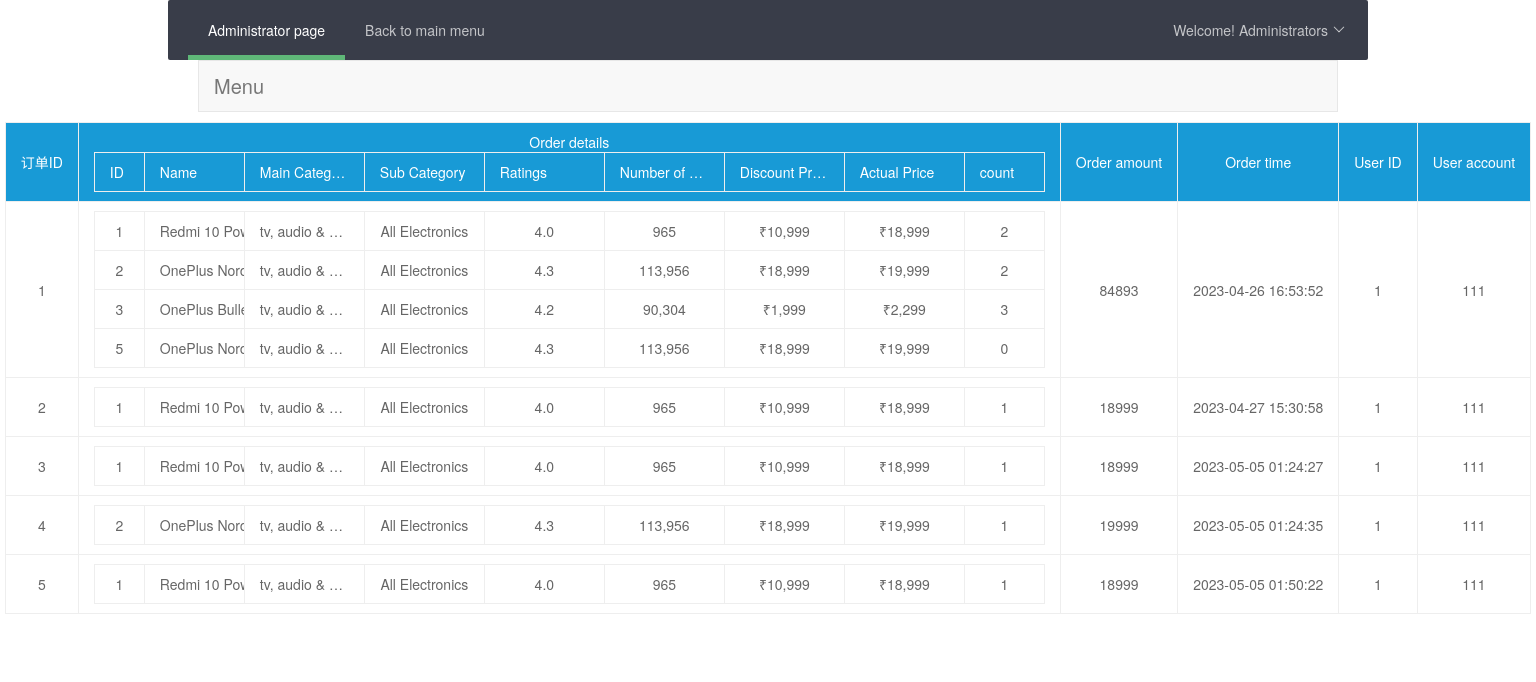
Page /admin_in/ on the earlier database version.
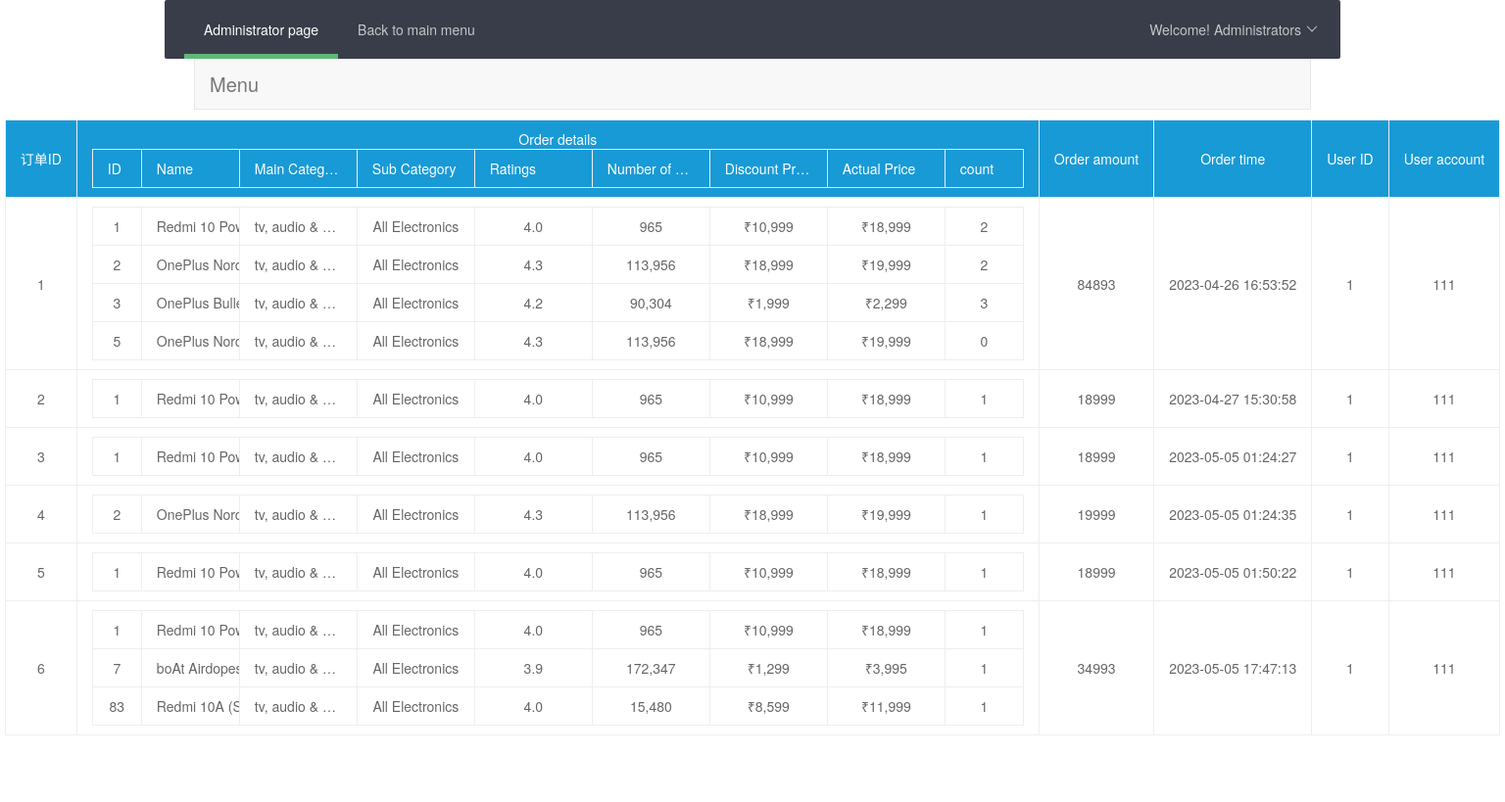
Same page on the later database version.
### shop/models.py (models this page shows, shortened)
class Order(models.Model):
    oid = models.AutoField(primary_key=True)
    amount=models.IntegerField()
    time = models.CharField(max_length=250)
    eletronics=models.ManyToManyField(Part)
    user=models.ForeignKey(to=User, to_field="id", on_delete=models.CASCADE)

class Part(models.Model):
    eletronics = models.ForeignKey(to=eletronics, to_field="eid", on_delete=models.CASCADE)
    number = models.IntegerField(default=0)

class eletronics(models.Model):
    eid= models.AutoField(primary_key=True)
    name = models.CharField("", max_length=250, default="")
    main_category = models.CharField("", max_length=250, default="")
    sub_category = models.CharField("", max_length=250, default="")
    ratings = models.CharField("", max_length=250, default="")
    no_of_ratings = models.CharField("", max_length=250, default="")
    discount_price = models.CharField("", max_length=250, default="")
    actual_price = models.CharField("", max_length=250, default="")

class User(models.Model):
    username = models.CharField(max_length=50, unique=True)
    password = models.CharField(max_length=50,default='')
    identity= models.CharField(max_length=50,default='customer')

### shop/views.py (the view)
# urls.py: path('admin_in/', views.admin_in, name='admin_in'),
def admin_in(request):
    return render(request, 'shop/admin_in.html', {'order': Order.objects.all()})

### shop/templates/shop/admin_in.html (shortened to what this page needs)
{% load static %}
<!DOCTYPE html>
<html lang="en">
<head>
    <link rel="stylesheet" href="{% static 'plugins/bootstrap-3.4.1/css/bootstrap.min.css' %}">
    <link rel="stylesheet" href="{% static 'css/layui.css' %}" tppabs="http://res.layui.com/layui/dist/css/layui.css"
          media="all">
</head>
<body>
<ul class="layui-nav" lay-filter=""  style="width:1200px;margin-left: auto;margin-right: auto">
  <li class="layui-nav-item layui-this"><a onclick="location.href='{% url 'product_list' %}'">Administrator page</a></li>
  <li class="layui-nav-item "><a onclick="location.href='{% url 'index' %}'">Back to main menu</a></li>
  <li class="layui-nav-item" style="float: right">
    <a href="javascript:;">Welcome! Administrators</a>
  </li>
</ul>
    <div class="container">
        <nav class="navbar navbar-default">
            <div class="container-fluid">
                <div class="navbar-header">
                    <a class="navbar-brand" href="#" style="font-size: 20px">Menu</a>
                </div>
            </div>
        </nav>
        </div>
<table class="layui-table" STYLE="width: auto;text-align: center;margin-left: auto;margin-right: auto">
                <colgroup>
                    <col width="50">
                    <col width="950">
                    <col width="50">
                    <col width="150">
                    <col width="50">
                    <col width="50">
                </colgroup>
                <thead>
                   <th>订单ID</th>
                <th style="text-align: center">Order details
                    <table><tr>
                   <th style="width: 50px">ID</th>
                <th style="width: 100px">Name</th>
                <th style="width: 120px">Main Category</th>
                <th style="width: 120px">Sub Category</th>
                <th style="width: 120px">Ratings</th>
                <th style="width: 120px">Number of Ratings</th>
                <th style="width: 120px">Discount Price</th>
                <th style="width: 120px">Actual Price</th>
                        <th style="width: 80px">count</th>
                    </tr>
                </table></th>
                <th>Order amount</th>
                <th style="text-align: center">Order time</th>
                <th>User ID</th>
                <th>User account</th>
                </thead>
                <tbody>
               {% for item in order %}
           <tr>
           <td>{{ item.oid }}</td>
           <td>
               <table style="width: 100%;">
               {% for product in item.eletronics.all %}
                   <tr>
                      <td style="width: 50px">{{ product.eletronics.eid }}</td>
                <td style="width: 100px">
                    <div class="scroll" title="{{ product.eletronics.name }}">
                        <span class="text">{{ product.eletronics.name }}</span>
                    </div>
                </td>
                <td style="width: 120px">{{ product.eletronics.main_category }}</td>
                <td style="width: 120px">{{ product.eletronics.sub_category }}</td>
                <td style="width: 120px">{{ product.eletronics.ratings }}</td>
                <td style="width: 120px">{{ product.eletronics.no_of_ratings }}</td>
                <td style="width: 120px">{{ product.eletronics.discount_price }}</td>
                <td style="width: 120px">{{ product.eletronics.actual_price }}</td>
                        <td style="width: 80px">{{ product.number }}</td>
                   </tr>
                    {% endfor %}
               </table>
<td>{{ item.amount }}</td>
           <td>{{ item.time }}</td>
           <td>{{ item.user.id }}</td>
           <td>{{ item.user.username }}</td>
           </td>
           </tr>
       {% endfor %}
                </tbody>
            </table>
<h3 style="text-align: center; color: #ffffff;">echart</h3>
                <div id="m1" style="width: 100%;height: 500px"></div>
</body>
</html>
</body>
</html>

Differences in the rows shown:
added Order: oid "6", amount "34993", time "2023-05-05 17:47:13", user.id "1", user.username "111"
added Part: eletronics.eid "1", eletronics.name "Redmi 1…", eletronics.main_category "tv, audio &…", eletronics.sub_category "All Electronics", eletronics.ratings "4.0", eletronics.no_of_ratings "965", eletronics.discount_price "₹10,999", eletronics.actual_price "₹18,999", number "1", shown under "6"
added Part: eletronics.eid "7", eletronics.name "boAt Air…", eletronics.main_category "tv, audio &…", eletronics.sub_category "All Electronics", eletronics.ratings "3.9", eletronics.no_of_ratings "172,347", eletronics.discount_price "₹1,299", eletronics.actual_price "₹3,995", number "1", shown under "6"
added Part: eletronics.eid "83", eletronics.name "Redmi 1…", eletronics.main_category "tv, audio &…", eletronics.sub_category "All Electronics", eletronics.ratings "4.0", eletronics.no_of_ratings "15,480", eletronics.discount_price "₹8,599", eletronics.actual_price "₹11,999", number "1", shown under "6"
